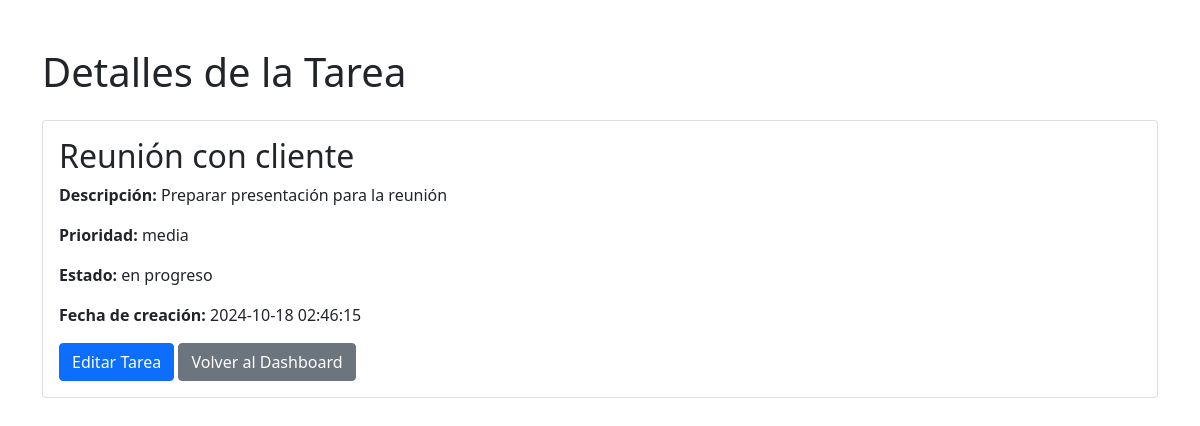
/task_detail.php?id=2 (signed in), run on the app's committed database.
### tables this page shows
CREATE TABLE IF NOT EXISTS tasks (
    id INT AUTO_INCREMENT PRIMARY KEY,
    user_id INT NOT NULL,
    title VARCHAR(255) NOT NULL,
    description TEXT,
    priority ENUM('baja', 'media', 'alta') NOT NULL,
    status ENUM('pendiente', 'en progreso', 'completada') NOT NULL,
    created_at TIMESTAMP DEFAULT CURRENT_TIMESTAMP,
    updated_at TIMESTAMP DEFAULT CURRENT_TIMESTAMP ON UPDATE CURRENT_TIMESTAMP,
    FOREIGN KEY (user_id) REFERENCES users(id) ON DELETE CASCADE
);

### task_detail.php (the view, shortened to what this page needs)
<?php
require_once 'db_connection.php';
$task_id = $_GET['id'];
$stmt = $pdo->prepare("SELECT * FROM tasks WHERE id = ? AND user_id = ?");
$stmt->execute([$task_id, $_SESSION['user_id']]);
$task = $stmt->fetch();
?>
<!DOCTYPE html>
<html lang="es">
<head>
    <link href="https://cdn.jsdelivr.net/npm/bootstrap@5.1.3/dist/css/bootstrap.min.css" rel="stylesheet">
</head>
<body>
    <div class="container mt-5">
        <h1 class="mb-4">Detalles de la Tarea</h1>
        <div class="card">
            <div class="card-body">
                <h2 class="card-title"><?= htmlspecialchars($task['title']) ?></h2>
                <p class="card-text"><strong>Descripción:</strong> <?= htmlspecialchars($task['description']) ?></p>
                <p class="card-text"><strong>Prioridad:</strong> <?= htmlspecialchars($task['priority']) ?></p>
                <p class="card-text"><strong>Estado:</strong> <?= htmlspecialchars($task['status']) ?></p>
                <p class="card-text"><strong>Fecha de creación:</strong> <?= htmlspecialchars($task['created_at']) ?></p>
                <a href="edit_task.php?id=<?= $task['id'] ?>" class="btn btn-primary">Editar Tarea</a>
                <a href="dashboard.php" class="btn btn-secondary">Volver al Dashboard</a>
            </div>
        </div>
    </div>
</body>
</html>

### data on the page
tasks: title "Reunión con cliente", description "Preparar presentación para la reunión", priority "media", status "en progreso", created_at "2024-10-18 02:46:15"
